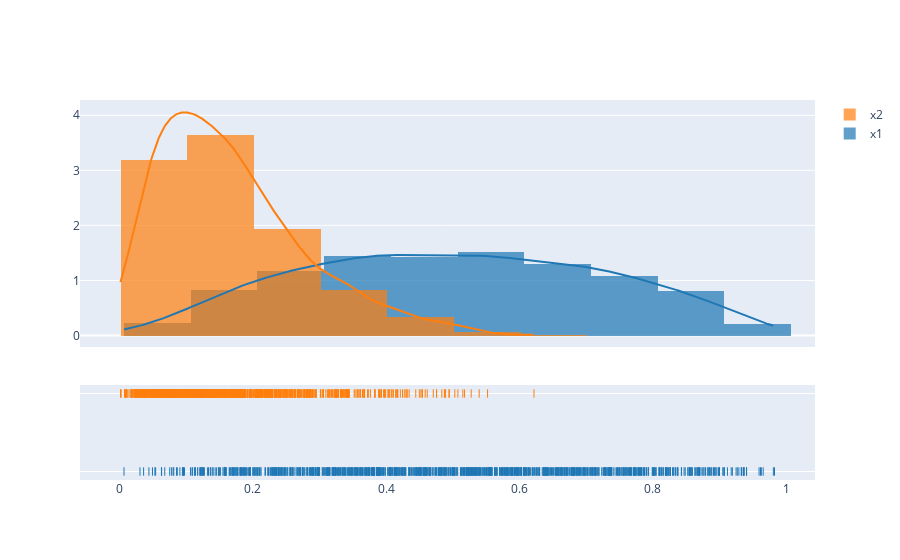

The cell this chart's notebook holds for it:
### Code cell
import plotly.figure_factory as ff
import numpy as np

# Add histogram data
x1 = random.beta(2,2,1000)
x2 = random.beta(2,10,1000)
# Group data together
hist_data = [x1, x2]

group_labels = ['x1', 'x2']

# Create distplot with custom bin_size
fig = ff.create_distplot(hist_data, group_labels, bin_size=0.1)
fig.show()

### Figure 1 — Plotly figure (JSON) as saved in the notebook; plotly's stock layout.template omitted (floating-point values rounded to 4 significant figures; data arrays with more than 128 entries replaced by an {"elided": "..."} marker saying what was removed)
{"data": [{"autobinx": false, "histnorm": "probability density", "legendgroup": "x1", "marker": {"color": "rgb(31, 119, 180)"}, "name": "x1", "opacity": 0.7, "type": "histogram", "x": {"elided": "1000 float values"}, "xaxis": "x", "xbins": {"end": 0.9822, "size": 0.1, "start": 0.007134}, "yaxis": "y"}, {"autobinx": false, "histnorm": "probability density", "legendgroup": "x2", "marker": {"color": "rgb(255, 127, 14)"}, "name": "x2", "opacity": 0.7, "type": "histogram", "x": {"elided": "1000 float values"}, "xaxis": "x", "xbins": {"end": 0.6217, "size": 0.1, "start": 0.001888}, "yaxis": "y"}, {"legendgroup": "x1", "marker": {"color": "rgb(31, 119, 180)"}, "mode": "lines", "name": "x1", "showlegend": false, "type": "scatter", "x": {"elided": "500 float values"}, "xaxis": "x", "y": {"elided": "500 float values"}, "yaxis": "y"}, {"legendgroup": "x2", "marker": {"color": "rgb(255, 127, 14)"}, "mode": "lines", "name": "x2", "showlegend": false, "type": "scatter", "x": {"elided": "500 float values"}, "xaxis": "x", "y": {"elided": "500 float values"}, "yaxis": "y"}, {"legendgroup": "x1", "marker": {"color": "rgb(31, 119, 180)", "symbol": "line-ns-open"}, "mode": "markers", "name": "x1", "showlegend": false, "type": "scatter", "x": {"elided": "1000 float values"}, "xaxis": "x", "y": {"elided": "1000 str values"}, "yaxis": "y2"}, {"legendgroup": "x2", "marker": {"color": "rgb(255, 127, 14)", "symbol": "line-ns-open"}, "mode": "markers", "name": "x2", "showlegend": false, "type": "scatter", "x": {"elided": "1000 float values"}, "xaxis": "x", "y": {"elided": "1000 str values"}, "yaxis": "y2"}], "layout": {"barmode": "overlay", "hovermode": "closest", "legend": {"traceorder": "reversed"}, "xaxis": {"anchor": "y2", "domain": [0, 1], "zeroline": false}, "yaxis": {"anchor": "free", "domain": [0.35, 1], "position": 0}, "yaxis2": {"anchor": "x", "domain": [0, 0.25], "dtick": 1, "showticklabels": false}}}
